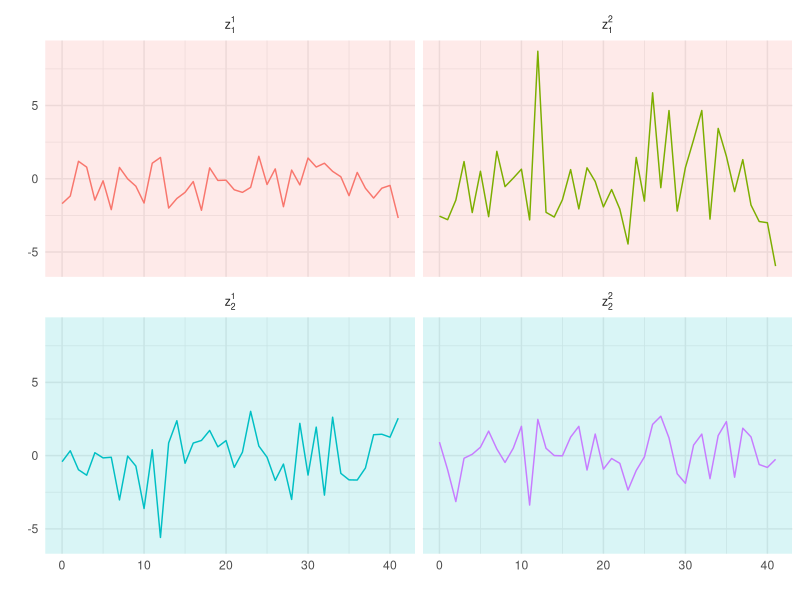
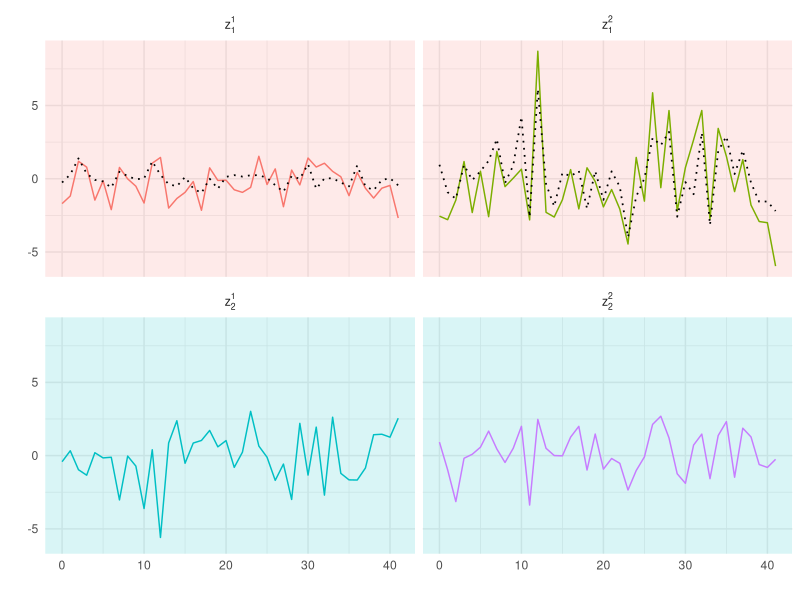
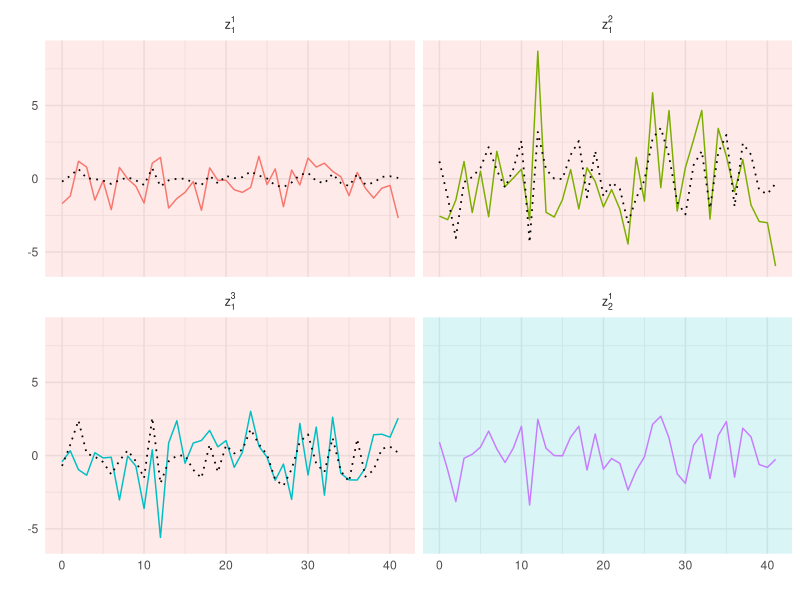

Source code (R) for these figures, in order:
## ---- chunk 1
set.seed(141855)
## ---- chunk 2
library(kableExtra)

Sigma <- matrix(c(rWishart(100,4,diag(4))),4,4)
B     <- Sigma[1:2,3:4] %*% solve(Sigma[3:4,3:4])

mat_print <- function(x) {
  paste(c("\\left[\\begin{array}{r}", 
          paste(c(t(x)),
                rep(c(rep("&", nrow(x)-1), '\\\\'), ncol(x)),
                collapse=""), 
          "\\end{array}\\right]"), collapse="")
}
## ---- chunk 3
#| fig-align: center
#| fig-cap: Four sample series with covariance matrix $\Sigma$
#| fig-cap-location: margin
#| message: false
#| warning: false
library(tidyverse)
nobs        <- 42
Z           <- matrix(rnorm(nobs*4), nobs, 4) %*% chol(Sigma)
colnames(Z) <- paste0("z", c("11","12","21","22"))
ZZ   <- data.frame(Z, x = 0:(nobs-1)) %>% 
  pivot_longer(cols = -x, names_to = "Var",values_to = "Val") %>% 
  mutate(F = as_factor(Var), 
         F = recode_factor(F, 
                           z11 = "z[1]^1", 
                           z12 = "z[1]^2", 
                           z21 = "z[2]^1", 
                           z22 = "z[2]^2"))
ZZm   <- select(ZZ, F) %>% 
  unique(F) %>% 
  mutate(C = as.factor(c(1,1,2,2)))

ggplot(ZZ) +   
  geom_rect(data=ZZm, aes(fill=C), 
            xmin=-Inf, xmax=Inf, 
            ymin=-Inf, ymax=Inf, alpha=0.15) + 
  geom_line(aes(x=x, y=Val, color=F)) +
  # scale_fill_manual(values = c("red", "blue")) + 
  facet_wrap(~F, ncol=2, labeller="label_parsed") +
  theme_minimal() +
  theme(legend.position = "none") +
  labs(x="",y="")
## ---- chunk 4
#| fig-align: center
#| fig-cap: Plots of actual and predicted first and second series
#| fig-cap-location: margin
ZZfit <- data.frame(Z[,3:4] %*% t(B), x = 0:(nobs-1)) %>% 
  rename_all(~ c("z11", "z12", "x")) %>% 
  gather(Var, Fit, -x) %>% 
  mutate(F = as_factor(Var), 
         F = recode_factor(F, z11="z[1]^1", z12="z[1]^2"))

ZZhat <- left_join(ZZ, ZZfit)

cors <- ZZhat %>% 
  filter(!is.na(Fit)) %>% 
  group_by(Var) %>% 
  mutate(CC = cor(Val, Fit)) %>% 
  summarise(Cor = mean(CC))

ggplot(ZZhat) + 
  geom_rect(data=ZZm, aes(fill=C), 
            xmin=-Inf, xmax=Inf, 
            ymin=-Inf, ymax=Inf, alpha=0.15) + 
  geom_line(aes(x=x, y=Val, color=F)) +
  geom_line(aes(x=x, y=Fit, group=F), linetype="dotted", color="black", size=0.6) +
  facet_wrap(~F, ncol=2, labeller="label_parsed") +
  theme_minimal() +
  theme(legend.position = "none") +
  labs(x="",y="")
## ---- chunk 5
B <- Sigma[1:3,4, drop=FALSE]/Sigma[4,4]
## ---- chunk 6
#| fig-align: center
#| fig-cap: Plots of actual and predicted series, one predictor
#| fig-cap-location: margin

colnames(Z) <- paste0("z", c("11","12","13","21"))
ZZ   <- data.frame(Z, x = 0:(nobs-1)) %>% 
  pivot_longer(cols = -x, names_to = "Var",values_to = "Val") %>% 
  mutate(F = as_factor(Var), 
         F = recode_factor(F, 
                           z11 = "z[1]^1", 
                           z12 = "z[1]^2", 
                           z13 = "z[1]^3", 
                           z21 = "z[2]^1"))
ZZm   <- select(ZZ, F) %>% 
  unique(F) %>% 
  mutate(C = as.factor(c(1,1,1,2)))

ZZfit <- data.frame(Z[,4] %*% t(B), x = 0:(nobs-1)) %>% 
  rename_all(~ c("z11", "z12", "z13", "x")) %>% 
  gather(Var, Fit, -x) %>% 
  mutate(F = as_factor(Var), 
         F = recode_factor(F, z11="z[1]^1", z12="z[1]^2", z13="z[1]^3"))

ZZhat <- left_join(ZZ, ZZfit)

cors <- ZZhat %>% 
  filter(!is.na(Fit)) %>% 
  group_by(Var) %>% 
  mutate(CC = cor(Val, Fit), r2 = summary(lm(Fit ~ Val))$r.squared) %>% 
  summarise(Cor = mean(CC), R2 = mean(r2))

ggplot(ZZhat) + 
  geom_rect(data=ZZm, aes(fill=C), 
            xmin=-Inf, xmax=Inf, 
            ymin=-Inf, ymax=Inf, alpha=0.15) + 
  geom_line(aes(x=x, y=Val, color=F)) +
  geom_line(aes(x=x, y=Fit, group=F), linetype="dotted", color="black", size=0.6) +
  facet_wrap(~ F, ncol=2, labeller="label_parsed") +
  theme_minimal() +
  theme(legend.position = "none") +
  labs(x="",y="")
